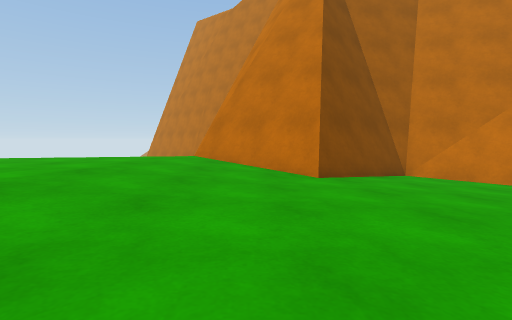
View 1 (above)

16 first-person views from a walk through a 3-D level made in the Unity game engine. The camera is 0.58 m above the floor, tilts 4° down and sees 85° across. The floor is counted in squares, 1 m on a side. Each view is taken from the middle of a square. On the plan, view 1 faces up. The plan holds only what a view shows up to about 9 squares ahead; the rest is blank. The place goes on beyond the plan. Surface patterns are stand-ins for the level's own textures.

View 2
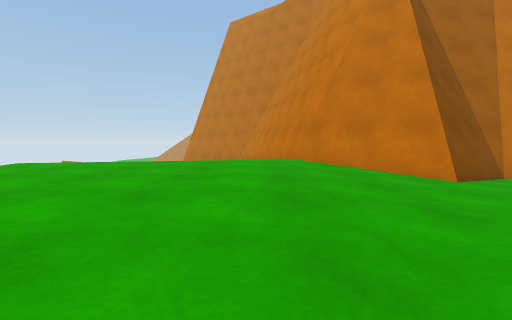

View 3
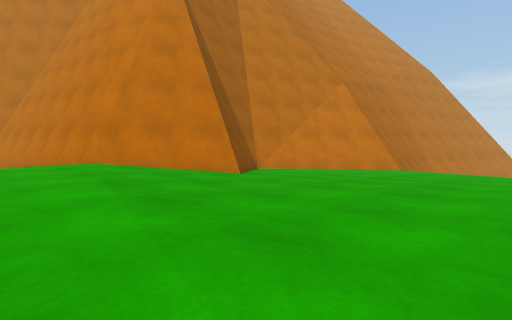

View 4
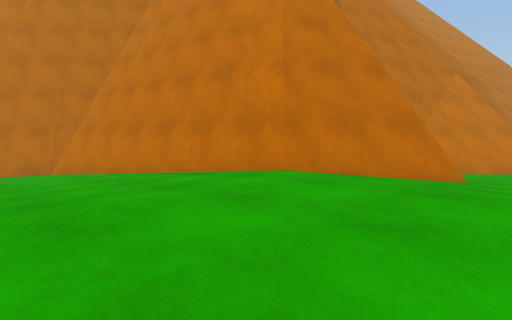

View 5
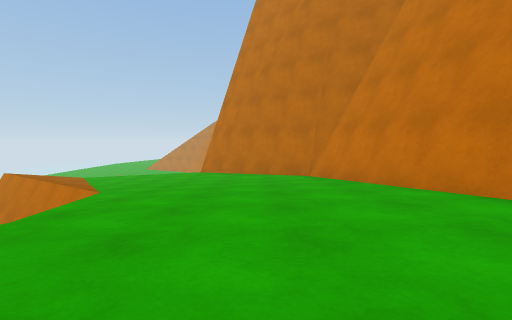

View 6
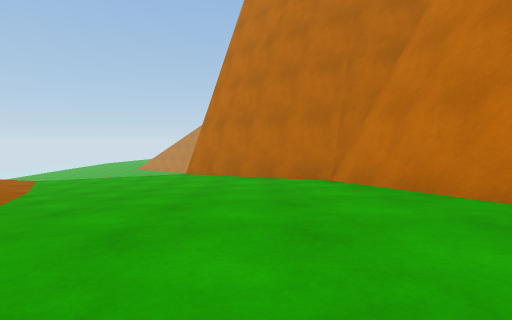

View 7
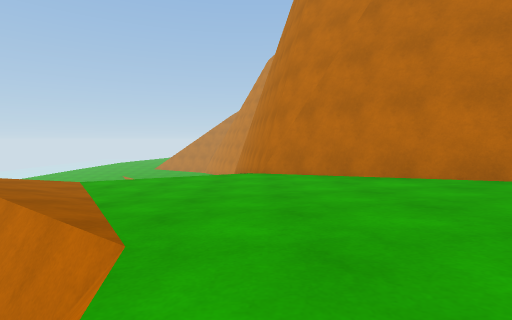

View 8
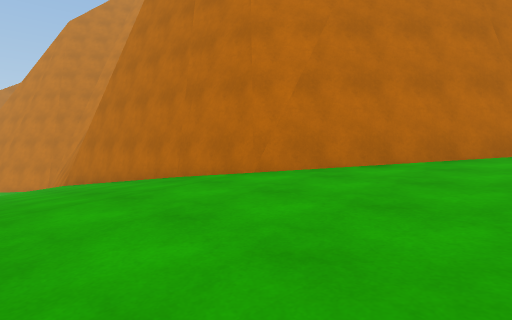

View 9
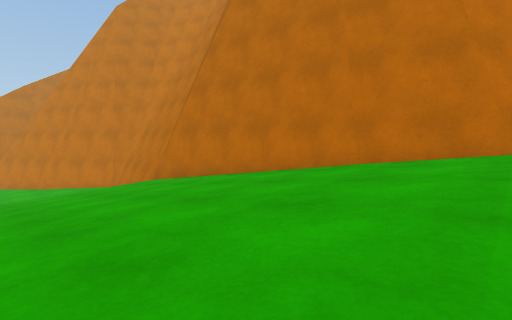

View 10
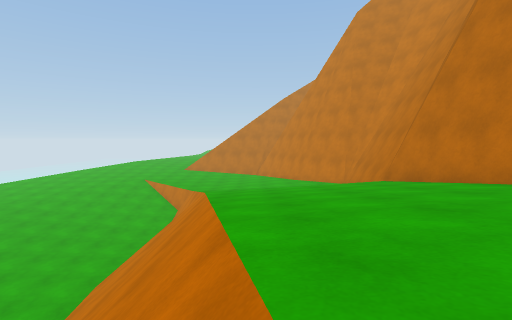

View 11
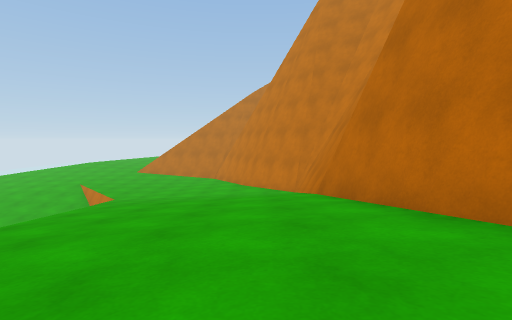

View 12
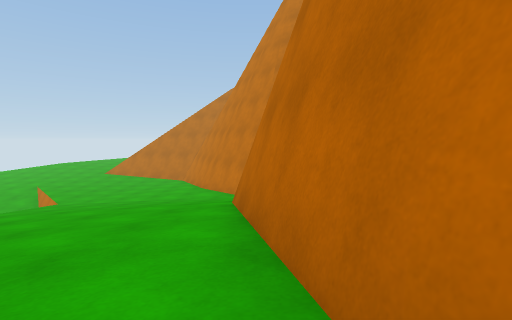

View 13
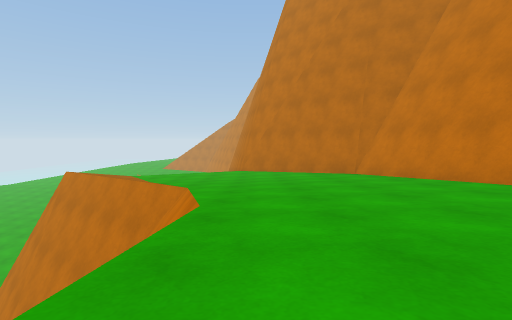

View 14
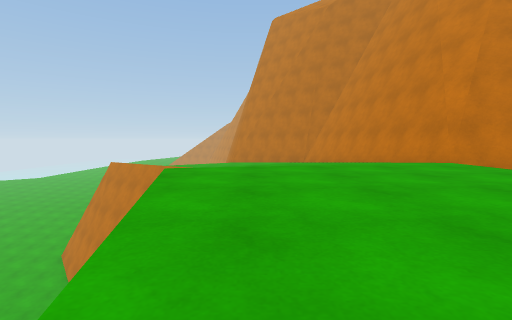

View 15
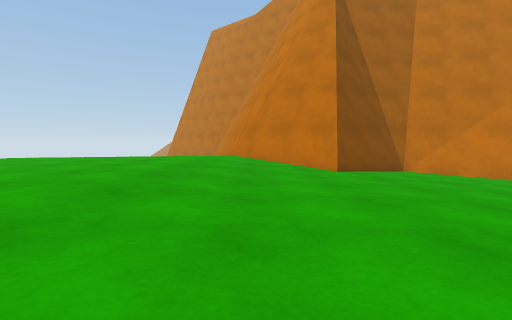

View 16
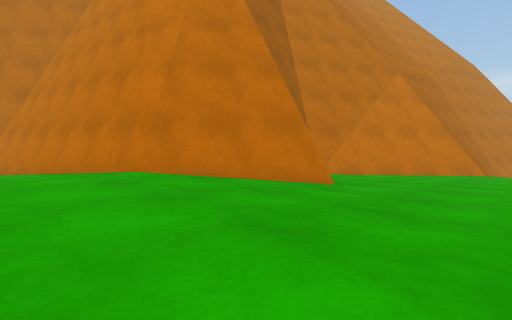

### Floor plan
Key: @ floor where view 1 was taken; # wall or solid block; . main floor; - floor 0.65 m lower than the main floor; _ floor 1.3 m lower than the main floor; < floor 1.9 m lower than the main floor; ( floor 2.55 m lower than the main floor; / step, stairs or slope; v drop or lower ground.
Columns run from 19 left of view 1 to 7 right of it. Each row starts with its distance up from view 1.
 34   (((((((#
 33   /((((((#
 32   /((((((#
 31 ///(((((<#
 30 ///((((<<#
 29 ///((<<<<#
 28 ////<<<<<##
 27  ///<<<___#
 26  ///<_____#
 25   //______#
 24    /______#
 23     /_____##
 22     /______##
 21    /________##
 20    _________-##
 19     -_______--##
 18      v_____----#
 17      vv-_------##
 16      vvv/-------#
 15       vvvv-----.#
 14         vv---...#
 13          v-.....##
 12          vv......#
 11           v......#
 10           v......#
  9           v......##    ###
  8           v.......## ######
  7           v........###..--#
  6           v.............--
  5            ..............-
  4            ..............-
  3            v..............
  2            v..............
  1             .  ...........
  0                ....@......
 -1                  ...
 -2                   .

Where each view was taken, in squares from view 1:
view 1: 0 up, 0 right, facing up
view 2: 0 up, 3 left, facing up
view 3: 0 up, 4 left, facing up-right
view 4: 5 up, 6 left, facing up-right
view 5: 8 up, 6 left, facing up
view 6: 11 up, 6 left, facing up
view 7: 13 up, 9 left, facing up
view 8: 18 up, 13 left, facing up-right
view 9: 22 up, 15 left, facing up-right
view 10: 22 up, 15 left, facing up
view 11: 25 up, 12 left, facing up
view 12: 26 up, 10 left, facing up
view 13: 7 up, 8 left, facing up
view 14: 1 up, 7 left, facing up
view 15: 2 down, 1 left, facing up
view 16: 3 up, 4 left, facing up-right
